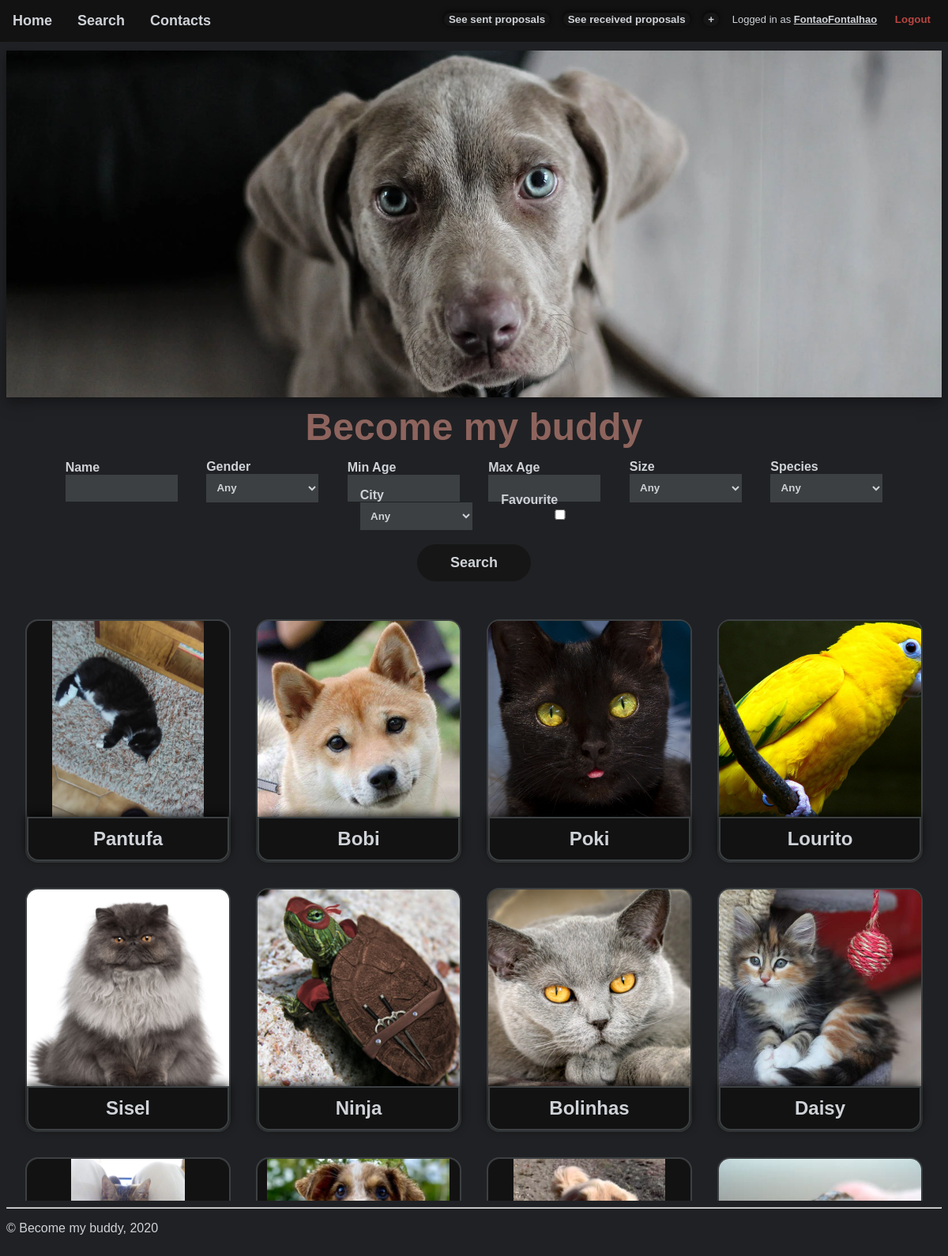
Screenshot of /pages/list.php (signed in) with the database file from the repository.
### tables this page shows
CREATE TABLE PetPost( 
    id INTEGER PRIMARY KEY,
    name TEXT NOT NULL,
    birth_date DATE NOT NULL,
    gender INTEGER CHECK (gender = 1 OR gender = 0), -- 0 male, 1 female
    size INTEGER CHECK (size = 1 OR size = 2 OR size = 3), -- 1 small, 2 medium, 3 big
    description TEXT NOT NULL,
    date DATE NOT NULL,
    color_id INTEGER REFERENCES Color(id),
    species_id INTEGER REFERENCES Species(id),
    city_id INTEGER REFERENCES City(id),
    user_id INTEGER REFERENCES User(id)
);

### pages/list.php (called while the page is built, shortened)
<?php
  require '../templates/common/tpl_header.php';
  require_once '../templates/tpl_list.php';
?>
<?php
  $filterOptions = getFilterOptions();
  $posts = $filterOptions['posts'];
  $values = $filterOptions['values'];
  drawSearch($values);
  drawPostList($posts);
  require '../templates/common/tpl_footer.php';
?>

### database/queries/db_post.php (called while the page is built, shortened)
<?php
    function conditionsToString($query_conditions_array)
    {
        if (count($query_conditions_array) == 0) {
            return '';
        }
        $res = 'WHERE ';
        $i = 0;
        $res .= $query_conditions_array[$i];
        return $res;
    }
    function getPosts($search_options, $query_conditions_array, $from_clause)
    {
        $query_conditions = conditionsToString($query_conditions_array);
        $db = Database::instance()->db();
        $stmt = $db->prepare(
            'SELECT DISTINCT PetPost.id as post_id, name, birth_date,
               cast(julianday(date("now")) - julianday(birth_date) as int) as age,
               gender, size, city_id, species_id,
             PetPhoto.id as photo_id, PetPhoto.extension as photo_extension
             FROM PetPost JOIN PetPhoto ON(PetPost.id = PetPhoto.post_id) ' .
            $from_clause .
            $query_conditions .
            ' GROUP BY PetPost.id'
        );
        $stmt->execute($search_options);
        return $stmt->fetchAll();
    }
?>

### templates/tpl_list.php (the view, shortened to what this page needs)
<?php
require_once '../database/queries/db_post.php';
require_once '../templates/tpl_utils.php';
?>
<?php function drawPostList($posts)
{
    ?>
<div class="list">
    <?php
    foreach($posts as $post) {
        drawPostItem($post);
    }
    ?>
</div>
<?php } ?>
<?php function drawPostItem($post)
{
    $photo_path = '/static/images/' . $post['photo_id'] . '.' . $post['photo_extension'];
    $post_path = 'post.php?post_id=' . $post['post_id'];
    ?>
  <a class="nounderline list-item" href="<?php echo $post_path; ?>">
    <div class="petimage">
      <div class="list-item-img" style="background: url('<?php echo $photo_path; ?>') no-repeat center /auto 100%"></div>
    </div>
    <div class="list-item-txt">
      <?php echo $post['name']; ?>
    </div>
  </a>
<?php } ?>
<?php function drawSearch($values)
{
    ?>
<form class="listfilter" action="../pages/list.php" method="GET">
  <div class="form-item listfilter-item" >
    <label for="name">Name</label>
    <input id="name" type="text" name="name" value="<?php echo $values['name'] ?>">
  </div>
  <div class="form-item listfilter-item" >
  </div>
  <div class="form-item listfilter-item" >
    <label for="min_age">Min Age</label>
    <input id="min_age" min="0" type="text" name="min_age" value="<?php echo $values['min_age'] ?>">
  </div>
  <div class="form-item listfilter-item" >
    <label for="max_age">Max Age</label>
    <input id="max_age" min="0" type="text" name="max_age" value="<?php echo $values['max_age'] ?>">
  </div>
  <div class="form-item listfilter-item" >
  </div>
  <div class="form-item listfilter-item" >
  </div>
  <div class="form-item listfilter-item" >
  </div>
  <?php if(isset($_SESSION['username'])) { ?>
  <div class="form-item listfilter-item" >
  <label for="favourite">Favourite</label>
    <input id="favourite" type="checkbox" name="favourite" value="true" <?php if($values['favourite'] == "true") echo 'checked'; ?> >
  </div>
  <?php } ?>
  <br>
  <input class="form-button listfilter-button" type="submit" value="Search">
</form>
<?php }?>
<?php function getFilterOptions()
{
    $search_options = array();
    $query_conditions = array();
    $from_clause = "";
    $curr_favourite = "false";
    $curr_name = '';
    $curr_min_age = '';
    $curr_max_age = '';
    $curr_gender = 'any';
    $curr_size = '';
    $curr_city = 'any';
    $curr_species = 'any';
    $current_values = array(
      'name'=> $curr_name,
      'min_age'=> $curr_min_age,
      'max_age'=> $curr_max_age,
      'gender'=> $curr_gender,
      'size'=> $curr_size,
      'city'=> $curr_city,
      'species'=> $curr_species,
      'favourite' => $curr_favourite
    );
    $posts = getPosts($search_options, $query_conditions, $from_clause);
    if(empty($search_options) && isset($_SESSION['username'])) {
        $posts = tagFavouritesAndSort($posts);
    }
    return array(
      'posts'=>$posts,
      'values'=> $current_values);
}?>
<?php function tagFavouritesAndSort($posts)
{
    $posts = array_map(
        function ($post) {
            $post['isFavourite'] = isFavourite(getUserId($_SESSION['username'])['id'], $post['post_id']);
            return $post;
        },
        $posts
    );
    usort(
        $posts,
        function ($p1, $p2) {
            if ($p1['isFavourite'] == $p2['isFavourite']) {
                return 0;
            }
            return ($p1['isFavourite']) ? -1 : 1;
        }
    );
    return $posts;
} ?>

### css/style.css (style rules this page uses)
:root { --fonts: helvetica, sans-serif; --background: #202124; --background-dark: #161616; --main: #cfd3d8; --green: #5d8d79; --red: #b94642; --darkGreen: #2f5e4a; --orange: #8d645d; --dark: #121212; --light: #3c4042; --button-corner-radius: 2em; --items-text-corner-radius: 0.6em; --qa-corner-radius: 0.6em; --petimage-corner-radius: 1em; --petimage-corner-radius-inner: 0.85em; --petimage-size: 16em; --petpost-img-size: 18em; }
body { font-family: var(--fonts); color: var(--main); background-color: var(--background); }
a { color: var(--main); font-weight: bold; }
button, input[type="submit"] { border: none; border-radius: var(--button-corner-radius); color: var(--main); background-color: var(--background-dark); text-align: center; }
.nounderline { text-decoration: none; }
.petimage { border-radius: var(--petimage-corner-radius); background-color: var(--dark); }
.petimage div { width: var(--petimage-size); height: var(--petimage-size); border-radius: var(--petimage-corner-radius); background-size: contain; }
.form-item { position: relative; display: inline-block; text-align: left; }
.form-item > label { position: absolute; bottom: 100%; left: 0; font-weight: bold; }
.form-item > input, .form-item > select { border: none; width: 100%; padding: 0.7em; box-sizing: border-box; background-color: var(--light); color: var(--main); font-weight: bold; }
.form-button { padding: 0.7em; box-sizing: border-box; background-color: var(--green); color: var(--background); font-weight: bold; font-size: large; }
.list-item { position: relative; border: 2px solid var(--light); border-radius: var(--petimage-corner-radius); text-align: center; font-weight: bold; }
.list-item-img { border-radius: var(--petimage-corner-radius-inner) var(--petimage-corner-radius-inner) 0 0 !important; }
.list-item-txt { margin-top: -0.3em; padding: 0.5em; font-size: x-large; border: 2px solid var(--light); border-radius: 0 0 var(--items-text-corner-radius) var(--items-text-corner-radius); background-color: var(--dark); box-shadow: 0 -0.1em 0.5em 0 rgba(0, 0, 0, 0.8); }
.listfilter { text-align: center; margin-bottom: 1em; }
.listfilter-item { width: 12%; }
.listfilter-item + .listfilter-item { margin-left: 2em; }
.listfilter-button { margin-top: 1em; width: 8em; }

### css/layout.css (style rules this page uses)
:root { --top-bar-height: 4em; --bottom-bar-height: 4em; --list_gap: 2em; --list_gap_inv: -2em; --list-height: 48em; }
body { margin-top: var(--top-bar-height); }
.list { display: inline-flex; flex-wrap: wrap; justify-content: center; margin: 0 0 0 var(--list_gap_inv); width: calc(100% + var(--list_gap)); max-height: var(--list-height); overflow: auto; }
.list > * { margin: var(--list_gap) 0 0 var(--list_gap); }
.list-item { display: inline; }

### css/responsive.css (style rules this page uses)
:root { --top-bar-height: 4em; }

### rows the page displays
petpost: shows a picture, name "Pantufa"
petpost: shows a picture, name "Bobi"
petpost: shows a picture, name "Poki"
petpost: shows a picture, name "Lourito"
petpost: shows a picture, name "Sisel"
petpost: shows a picture, name "Ninja"
petpost: shows a picture, name "Bolinhas"
petpost: shows a picture, name "Daisy"
petpost: shows a picture
petpost: shows a picture
petpost: shows a picture
petpost: shows a picture

### other values shown
$_SESSION['username'] "FontaoFontalhao"
$options_name "Gender Size Species City"
form field gender "Any"
form field size "Any"
form field species "Any"
form field city "Any"
